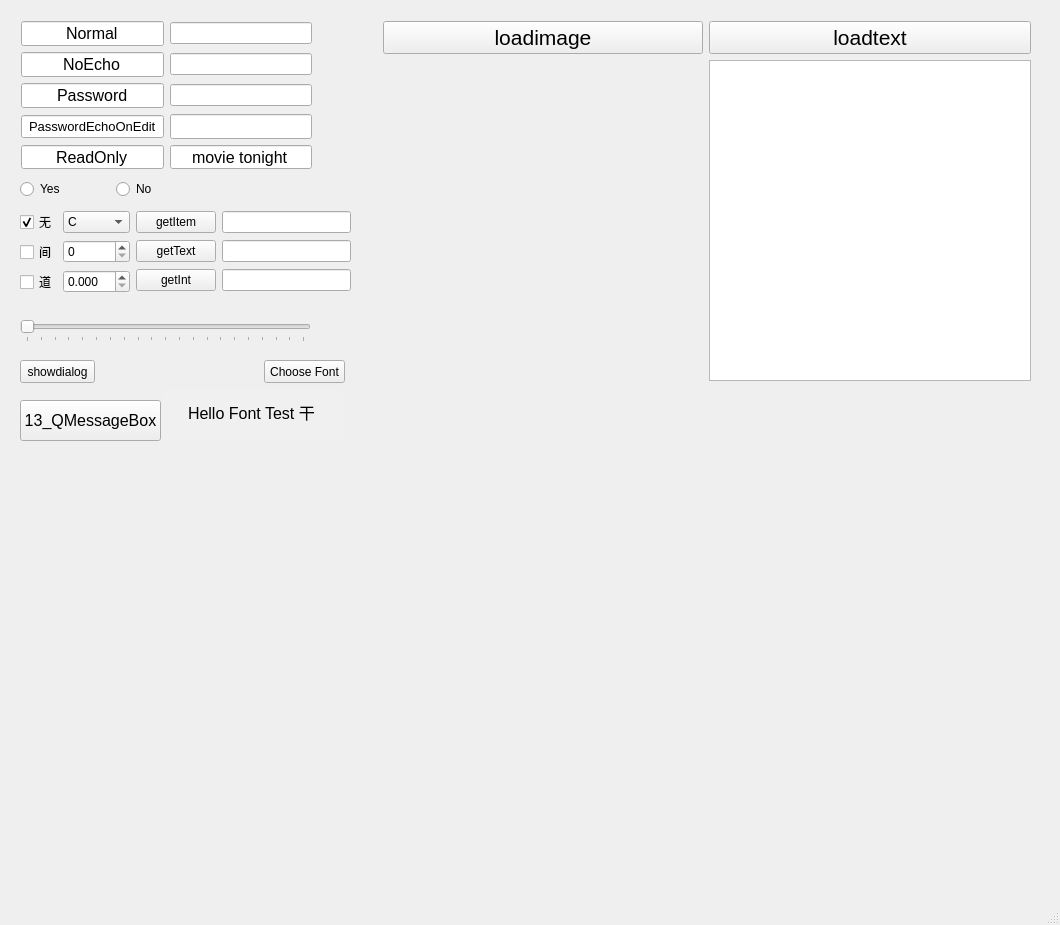
<?xml version="1.0" encoding="UTF-8"?>
<ui version="4.0">
 <class>QMainWindow</class>
 <widget class="QMainWindow" name="QMainWindow">
  <property name="geometry">
   <rect>
    <x>0</x>
    <y>0</y>
    <width>1060</width>
    <height>925</height>
   </rect>
  </property>
  <property name="windowTitle">
   <string comment="nidayedechegnqing" extracomment="你妈的注释">高瞻宇</string>
  </property>
  <property name="windowIcon">
   <iconset>
    <normaloff>C:/Users/g00494853/.designer/backup/g.ico</normaloff>C:/Users/g00494853/.designer/backup/g.ico</iconset>
  </property>
  <property name="autoFillBackground">
   <bool>false</bool>
  </property>
  <property name="styleSheet">
   <string notr="true"/>
  </property>
  <widget class="QWidget" name="centralwidget">
   <property name="autoFillBackground">
    <bool>false</bool>
   </property>
   <property name="styleSheet">
    <string notr="true"/>
   </property>
   <widget class="QPushButton" name="QMessageBox">
    <property name="geometry">
     <rect>
      <x>20</x>
      <y>400</y>
      <width>141</width>
      <height>41</height>
     </rect>
    </property>
    <property name="font">
     <font>
      <pointsize>12</pointsize>
     </font>
    </property>
    <property name="text">
     <string>13_QMessageBox</string>
    </property>
   </widget>
   <widget class="QWidget" name="layoutWidget">
    <property name="geometry">
     <rect>
      <x>21</x>
      <y>21</y>
      <width>291</width>
      <height>148</height>
     </rect>
    </property>
    <layout class="QGridLayout" name="gridLayout">
     <item row="0" column="0">
      <widget class="QLineEdit" name="lineEdit_5">
       <property name="sizePolicy">
        <sizepolicy hsizetype="Expanding" vsizetype="Fixed">
         <horstretch>0</horstretch>
         <verstretch>0</verstretch>
        </sizepolicy>
       </property>
       <property name="font">
        <font>
         <family>Arial</family>
         <pointsize>12</pointsize>
         <kerning>true</kerning>
        </font>
       </property>
       <property name="text">
        <string>Normal</string>
       </property>
       <property name="echoMode">
        <enum>QLineEdit::Normal</enum>
       </property>
       <property name="alignment">
        <set>Qt::AlignCenter</set>
       </property>
       <property name="readOnly">
        <bool>true</bool>
       </property>
      </widget>
     </item>
     <item row="0" column="1">
      <widget class="QLineEdit" name="Normal">
       <property name="inputMask">
        <string notr="true"/>
       </property>
       <property name="text">
        <string/>
       </property>
       <property name="echoMode">
        <enum>QLineEdit::Normal</enum>
       </property>
       <property name="alignment">
        <set>Qt::AlignRight|Qt::AlignTrailing|Qt::AlignVCenter</set>
       </property>
      </widget>
     </item>
     <item row="1" column="0">
      <widget class="QLineEdit" name="lineEdit_6">
       <property name="sizePolicy">
        <sizepolicy hsizetype="Expanding" vsizetype="Fixed">
         <horstretch>0</horstretch>
         <verstretch>0</verstretch>
        </sizepolicy>
       </property>
       <property name="font">
        <font>
         <family>Arial</family>
         <pointsize>12</pointsize>
         <kerning>true</kerning>
        </font>
       </property>
       <property name="text">
        <string>NoEcho</string>
       </property>
       <property name="echoMode">
        <enum>QLineEdit::Normal</enum>
       </property>
       <property name="alignment">
        <set>Qt::AlignCenter</set>
       </property>
       <property name="readOnly">
        <bool>true</bool>
       </property>
      </widget>
     </item>
     <item row="1" column="1">
      <widget class="QLineEdit" name="NoEcho">
       <property name="text">
        <string/>
       </property>
       <property name="echoMode">
        <enum>QLineEdit::NoEcho</enum>
       </property>
      </widget>
     </item>
     <item row="2" column="0">
      <widget class="QLineEdit" name="lineEdit_7">
       <property name="sizePolicy">
        <sizepolicy hsizetype="Expanding" vsizetype="Fixed">
         <horstretch>0</horstretch>
         <verstretch>0</verstretch>
        </sizepolicy>
       </property>
       <property name="font">
        <font>
         <family>Arial</family>
         <pointsize>12</pointsize>
         <kerning>true</kerning>
        </font>
       </property>
       <property name="text">
        <string>Password</string>
       </property>
       <property name="echoMode">
        <enum>QLineEdit::Normal</enum>
       </property>
       <property name="alignment">
        <set>Qt::AlignCenter</set>
       </property>
       <property name="readOnly">
        <bool>true</bool>
       </property>
      </widget>
     </item>
     <item row="2" column="1">
      <widget class="QLineEdit" name="Password">
       <property name="text">
        <string/>
       </property>
       <property name="echoMode">
        <enum>QLineEdit::Password</enum>
       </property>
      </widget>
     </item>
     <item row="3" column="0">
      <widget class="QLineEdit" name="lineEdit_8">
       <property name="sizePolicy">
        <sizepolicy hsizetype="Expanding" vsizetype="Fixed">
         <horstretch>0</horstretch>
         <verstretch>0</verstretch>
        </sizepolicy>
       </property>
       <property name="font">
        <font>
         <family>Arial</family>
         <pointsize>10</pointsize>
         <kerning>true</kerning>
        </font>
       </property>
       <property name="text">
        <string>PasswordEchoOnEdit</string>
       </property>
       <property name="echoMode">
        <enum>QLineEdit::Normal</enum>
       </property>
       <property name="alignment">
        <set>Qt::AlignCenter</set>
       </property>
       <property name="readOnly">
        <bool>true</bool>
       </property>
      </widget>
     </item>
     <item row="3" column="1">
      <widget class="QLineEdit" name="PasswordEchoOnEdit">
       <property name="font">
        <font>
         <family>Adobe Devanagari</family>
        </font>
       </property>
       <property name="text">
        <string/>
       </property>
       <property name="echoMode">
        <enum>QLineEdit::PasswordEchoOnEdit</enum>
       </property>
       <property name="placeholderText">
        <string notr="true"/>
       </property>
      </widget>
     </item>
     <item row="4" column="0">
      <widget class="QLineEdit" name="PasswordEchoOnEdit_3">
       <property name="font">
        <font>
         <family>Arial</family>
         <pointsize>12</pointsize>
        </font>
       </property>
       <property name="text">
        <string>ReadOnly</string>
       </property>
       <property name="echoMode">
        <enum>QLineEdit::Normal</enum>
       </property>
       <property name="alignment">
        <set>Qt::AlignCenter</set>
       </property>
       <property name="dragEnabled">
        <bool>false</bool>
       </property>
       <property name="readOnly">
        <bool>true</bool>
       </property>
      </widget>
     </item>
     <item row="4" column="1">
      <widget class="QLineEdit" name="PasswordEchoOnEdit_2">
       <property name="font">
        <font>
         <family>Arial</family>
         <pointsize>12</pointsize>
        </font>
       </property>
       <property name="text">
        <string>movie tonight</string>
       </property>
       <property name="echoMode">
        <enum>QLineEdit::Normal</enum>
       </property>
       <property name="alignment">
        <set>Qt::AlignCenter</set>
       </property>
       <property name="readOnly">
        <bool>true</bool>
       </property>
      </widget>
     </item>
    </layout>
   </widget>
   <widget class="QWidget" name="layoutWidget">
    <property name="geometry">
     <rect>
      <x>20</x>
      <y>180</y>
      <width>186</width>
      <height>18</height>
     </rect>
    </property>
    <layout class="QGridLayout" name="gridLayout_2">
     <item row="0" column="0">
      <widget class="QRadioButton" name="Yes">
       <property name="text">
        <string>Yes</string>
       </property>
      </widget>
     </item>
     <item row="0" column="1">
      <widget class="QRadioButton" name="No">
       <property name="text">
        <string>No</string>
       </property>
      </widget>
     </item>
    </layout>
   </widget>
   <widget class="QSlider" name="horizontalSlider">
    <property name="geometry">
     <rect>
      <x>20</x>
      <y>320</y>
      <width>291</width>
      <height>22</height>
     </rect>
    </property>
    <property name="maximum">
     <number>999</number>
    </property>
    <property name="orientation">
     <enum>Qt::Horizontal</enum>
    </property>
    <property name="tickPosition">
     <enum>QSlider::TicksBelow</enum>
    </property>
    <property name="tickInterval">
     <number>50</number>
    </property>
   </widget>
   <widget class="QPushButton" name="showdialog">
    <property name="geometry">
     <rect>
      <x>20</x>
      <y>360</y>
      <width>75</width>
      <height>23</height>
     </rect>
    </property>
    <property name="text">
     <string>showdialog</string>
    </property>
   </widget>
   <widget class="QPushButton" name="fonButton">
    <property name="geometry">
     <rect>
      <x>264</x>
      <y>360</y>
      <width>81</width>
      <height>23</height>
     </rect>
    </property>
    <property name="text">
     <string>Choose Font</string>
    </property>
   </widget>
   <widget class="QLineEdit" name="FontTest">
    <property name="geometry">
     <rect>
      <x>162</x>
      <y>390</y>
      <width>181</width>
      <height>51</height>
     </rect>
    </property>
    <property name="font">
     <font>
      <family>Arial</family>
      <pointsize>12</pointsize>
     </font>
    </property>
    <property name="autoFillBackground">
     <bool>false</bool>
    </property>
    <property name="styleSheet">
     <string notr="true">background-color: rgb(240, 240, 240);</string>
    </property>
    <property name="text">
     <string>Hello Font Test 干</string>
    </property>
    <property name="frame">
     <bool>false</bool>
    </property>
    <property name="alignment">
     <set>Qt::AlignCenter</set>
    </property>
   </widget>
   <widget class="QWidget" name="">
    <property name="geometry">
     <rect>
      <x>20</x>
      <y>210</y>
      <width>331</width>
      <height>85</height>
     </rect>
    </property>
    <layout class="QGridLayout" name="gridLayout_5">
     <item row="0" column="0">
      <layout class="QGridLayout" name="gridLayout_3">
       <item row="0" column="0">
        <widget class="QCheckBox" name="checkBox">
         <property name="text">
          <string>无</string>
         </property>
         <property name="checked">
          <bool>true</bool>
         </property>
         <property name="tristate">
          <bool>true</bool>
         </property>
        </widget>
       </item>
       <item row="0" column="1">
        <widget class="QComboBox" name="comboBox">
         <item>
          <property name="text">
           <string>C</string>
          </property>
         </item>
         <item>
          <property name="text">
           <string>C++</string>
          </property>
         </item>
         <item>
          <property name="text">
           <string>Python</string>
          </property>
         </item>
         <item>
          <property name="text">
           <string>Java</string>
          </property>
         </item>
         <item>
          <property name="text">
           <string>C#</string>
          </property>
         </item>
        </widget>
       </item>
       <item row="1" column="0">
        <widget class="QCheckBox" name="checkBox_2">
         <property name="text">
          <string>间</string>
         </property>
         <property name="checkable">
          <bool>true</bool>
         </property>
         <property name="checked">
          <bool>false</bool>
         </property>
         <property name="autoRepeat">
          <bool>false</bool>
         </property>
         <property name="autoExclusive">
          <bool>false</bool>
         </property>
         <property name="tristate">
          <bool>true</bool>
         </property>
        </widget>
       </item>
       <item row="1" column="1">
        <widget class="QSpinBox" name="spinBox">
         <property name="maximum">
          <number>999</number>
         </property>
        </widget>
       </item>
       <item row="2" column="1">
        <widget class="QDoubleSpinBox" name="doubleSpinBox">
         <property name="decimals">
          <number>3</number>
         </property>
         <property name="singleStep">
          <double>0.001000000000000</double>
         </property>
        </widget>
       </item>
       <item row="2" column="0">
        <widget class="QCheckBox" name="checkBox_3">
         <property name="text">
          <string>道</string>
         </property>
         <property name="tristate">
          <bool>true</bool>
         </property>
        </widget>
       </item>
      </layout>
     </item>
     <item row="0" column="1">
      <layout class="QGridLayout" name="gridLayout_4">
       <item row="0" column="0">
        <widget class="QPushButton" name="getItem">
         <property name="text">
          <string>getItem</string>
         </property>
        </widget>
       </item>
       <item row="0" column="1">
        <widget class="QLineEdit" name="lineEdit_getItem"/>
       </item>
       <item row="1" column="0">
        <widget class="QPushButton" name="getText">
         <property name="text">
          <string>getText</string>
         </property>
        </widget>
       </item>
       <item row="1" column="1">
        <widget class="QLineEdit" name="lineEdit_getText"/>
       </item>
       <item row="2" column="0">
        <widget class="QPushButton" name="getInt">
         <property name="text">
          <string>getInt</string>
         </property>
        </widget>
       </item>
       <item row="2" column="1">
        <widget class="QLineEdit" name="lineEdit_getInt"/>
       </item>
      </layout>
     </item>
    </layout>
   </widget>
   <widget class="QWidget" name="">
    <property name="geometry">
     <rect>
      <x>383</x>
      <y>21</y>
      <width>648</width>
      <height>360</height>
     </rect>
    </property>
    <layout class="QGridLayout" name="gridLayout_6">
     <item row="0" column="0">
      <widget class="QPushButton" name="loadImage">
       <property name="minimumSize">
        <size>
         <width>320</width>
         <height>0</height>
        </size>
       </property>
       <property name="font">
        <font>
         <family>Arial</family>
         <pointsize>16</pointsize>
        </font>
       </property>
       <property name="text">
        <string>loadimage</string>
       </property>
      </widget>
     </item>
     <item row="0" column="1">
      <widget class="QPushButton" name="loadText">
       <property name="minimumSize">
        <size>
         <width>320</width>
         <height>0</height>
        </size>
       </property>
       <property name="font">
        <font>
         <family>Arial</family>
         <pointsize>16</pointsize>
        </font>
       </property>
       <property name="text">
        <string>loadtext</string>
       </property>
      </widget>
     </item>
     <item row="1" column="0">
      <widget class="QLabel" name="Imageshow">
       <property name="minimumSize">
        <size>
         <width>320</width>
         <height>320</height>
        </size>
       </property>
       <property name="frameShadow">
        <enum>QFrame::Plain</enum>
       </property>
       <property name="text">
        <string/>
       </property>
      </widget>
     </item>
     <item row="1" column="1">
      <widget class="QTextEdit" name="textEdit">
       <property name="minimumSize">
        <size>
         <width>320</width>
         <height>320</height>
        </size>
       </property>
      </widget>
     </item>
    </layout>
   </widget>
  </widget>
  <widget class="QMenuBar" name="menubar">
   <property name="geometry">
    <rect>
     <x>0</x>
     <y>0</y>
     <width>1060</width>
     <height>23</height>
    </rect>
   </property>
  </widget>
  <widget class="QStatusBar" name="statusbar"/>
 </widget>
 <resources/>
 <connections/>
</ui>
